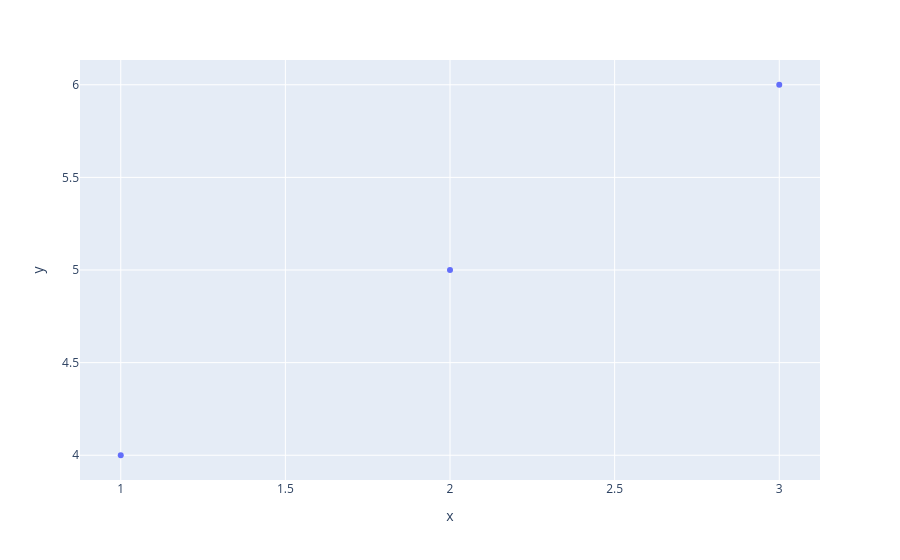

The notebook cell this image was saved under:
### Code cell
fig.write_html("../charts/sip_trend.html")
fig.show()

### Figure 1 — Plotly figure (JSON) as saved in the notebook; plotly's stock layout.template omitted (floating-point values rounded to 4 significant figures)
{"data": [{"hovertemplate": "x=%{x}<br>y=%{y}<extra></extra>", "legendgroup": "", "marker": {"color": "#636efa", "symbol": "circle"}, "mode": "markers", "name": "", "orientation": "v", "showlegend": false, "type": "scatter", "x": [1, 2, 3], "xaxis": "x", "y": [4, 5, 6], "yaxis": "y"}], "layout": {"legend": {"tracegroupgap": 0}, "margin": {"t": 60}, "xaxis": {"anchor": "y", "domain": [0, 1], "title": {"text": "x"}}, "yaxis": {"anchor": "x", "domain": [0, 1], "title": {"text": "y"}}}}
